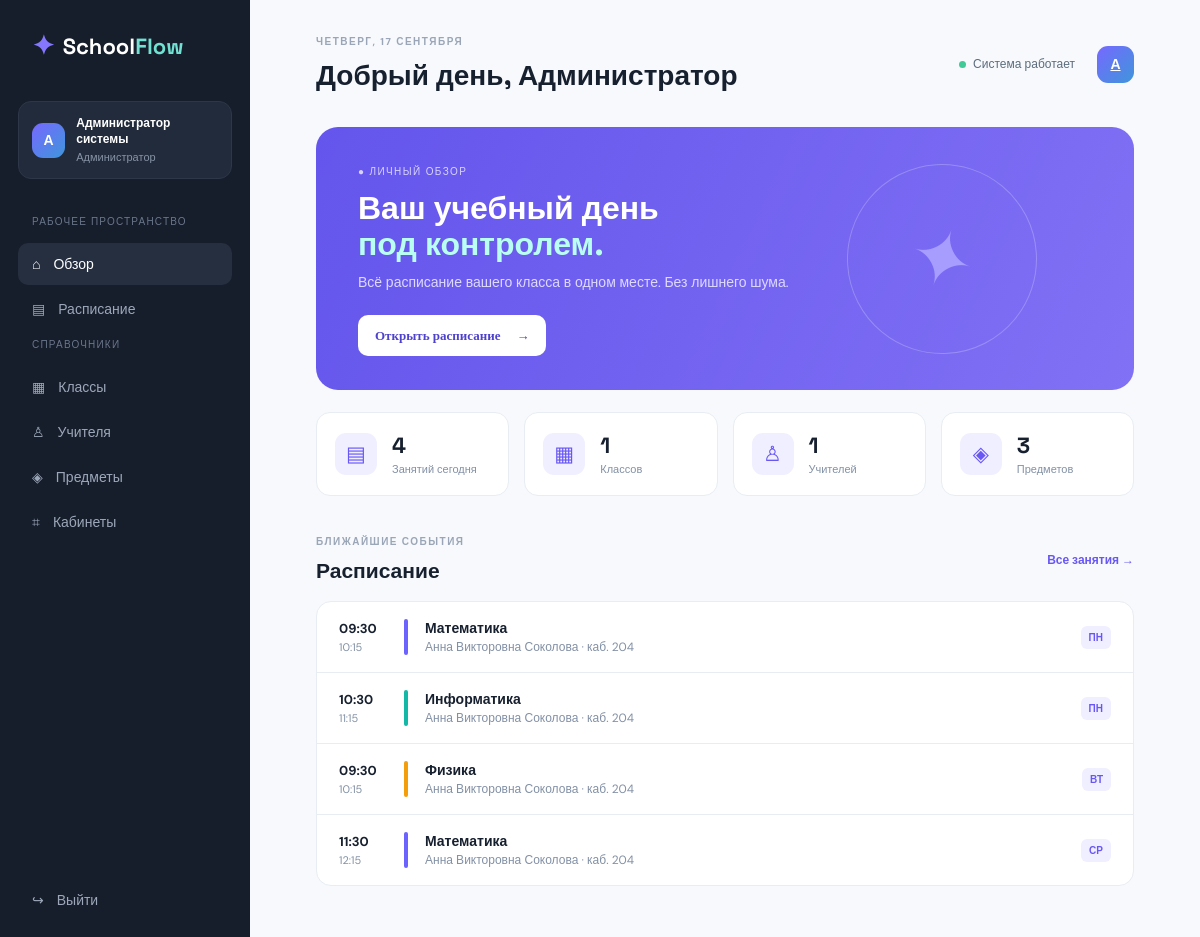
Screenshot of / (signed in) with the database file from the repository.
### app/models/models.py (models this page shows, shortened)
class User(UserMixin, db.Model):
    id = db.Column(db.Integer, primary_key=True)
    username = db.Column(db.String(80), unique=True, nullable=False)
    password_hash = db.Column(db.String(255), nullable=False)
    full_name = db.Column(db.String(120), nullable=False)
    role = db.Column(db.String(20), default='student')
    class_group_id = db.Column(db.Integer, db.ForeignKey('class_group.id'))
    @property
    def is_admin(self): return self.role == 'admin'

class Lesson(db.Model):
    id = db.Column(db.Integer, primary_key=True)
    weekday = db.Column(db.Integer, nullable=False)
    lesson_number = db.Column(db.Integer, nullable=False)
    start_time = db.Column(db.String(5), nullable=False)
    end_time = db.Column(db.String(5), nullable=False)
    class_group_id = db.Column(db.Integer, db.ForeignKey('class_group.id'), nullable=False)
    teacher_id = db.Column(db.Integer, db.ForeignKey('teacher.id'), nullable=False)
    subject_id = db.Column(db.Integer, db.ForeignKey('subject.id'), nullable=False)
    classroom_id = db.Column(db.Integer, db.ForeignKey('classroom.id'), nullable=False)
    notes = db.Column(db.Text)
    created_at = db.Column(db.DateTime, default=datetime.utcnow)
    class_group = db.relationship('ClassGroup')
    teacher = db.relationship('Teacher')
    subject = db.relationship('Subject')
    classroom = db.relationship('Classroom')

class Subject(db.Model):
    id = db.Column(db.Integer, primary_key=True)
    name = db.Column(db.String(100), nullable=False)
    color = db.Column(db.String(20), default='#6c63ff')

class Teacher(db.Model):
    id = db.Column(db.Integer, primary_key=True)
    full_name = db.Column(db.String(120), nullable=False)
    email = db.Column(db.String(120))

class Classroom(db.Model):
    id = db.Column(db.Integer, primary_key=True)
    name = db.Column(db.String(30), unique=True, nullable=False)
    building = db.Column(db.String(80), default='Главный корпус')

### app/routes/dashboard.py (the view)
@dashboard_bp.route('/')
@login_required
def index():
    lessons = Lesson.query.filter_by(class_group_id=current_user.class_group_id).order_by(Lesson.weekday, Lesson.lesson_number).all() if current_user.class_group_id else Lesson.query.order_by(Lesson.weekday, Lesson.lesson_number).all()
    return render_template('dashboard/index.html', lessons=lessons, counts={'lessons':Lesson.query.count(),'classes':ClassGroup.query.count(),'teachers':Teacher.query.count(),'subjects':Subject.query.count(),'rooms':Classroom.query.count()})

### app/models/models.py (called while the page is built)
@login_manager.user_loader
def load_user(user_id): return db.session.get(User, int(user_id))

### app/templates/dashboard/index.html
{% extends 'base.html' %}{% block title %}Обзор — SchoolFlow{% endblock %}{% block content %}<section class="hero"><div><span class="pill">● ЛИЧНЫЙ ОБЗОР</span><h2>Ваш учебный день<br><i>под контролем.</i></h2><p>Всё расписание вашего класса в одном месте. Без лишнего шума.</p><a class="button light" href="{{ url_for('schedule.index') }}">Открыть расписание <span>→</span></a></div><div class="hero-shape"><span>✦</span></div></section><div class="stats">{% for icon,label,value in [('▤','Занятий сегодня',counts.lessons),('▦','Классов',counts.classes),('♙','Учителей',counts.teachers),('◈','Предметов',counts.subjects)] %}<div class="stat-card"><span class="stat-icon">{{ icon }}</span><div><b>{{ value }}</b><small>{{ label }}</small></div></div>{% endfor %}</div><div class="section-head"><div><p class="eyebrow">БЛИЖАЙШИЕ СОБЫТИЯ</p><h2>Расписание</h2></div><a href="{{ url_for('schedule.index') }}" class="text-link">Все занятия →</a></div><div class="lesson-list">{% for lesson in lessons[:5] %}<div class="lesson-row"><div class="lesson-time"><b>{{ lesson.start_time }}</b><small>{{ lesson.end_time }}</small></div><div class="lesson-color" style="background:{{ lesson.subject.color }}"></div><div class="lesson-info"><b>{{ lesson.subject.name }}</b><span>{{ lesson.teacher.full_name }} · каб. {{ lesson.classroom.name }}</span></div><span class="day-tag">{{ ['','ПН','ВТ','СР','ЧТ','ПТ','СБ'][lesson.weekday] }}</span></div>{% else %}<div class="empty">Расписание пока не заполнено.</div>{% endfor %}</div>{% endblock %}

### app/templates/base.html
<!doctype html><html lang="ru"><head><meta charset="utf-8"><meta name="viewport" content="width=device-width, initial-scale=1"><title>{% block title %}SchoolFlow{% endblock %}</title><link rel="stylesheet" href="{{ url_for('static', filename='css/style.css') }}"></head><body><div class="app-shell"><aside class="sidebar"><a class="brand" href="{{ url_for('dashboard.index') }}"><span class="brand-mark">✦</span><span>School<span>Flow</span></span></a><div class="user-chip"><div class="avatar">{{ current_user.full_name[0] }}</div><div><b>{{ current_user.full_name }}</b><small>{{ 'Администратор' if current_user.is_admin else 'Ученик' }}</small></div></div><nav><small class="nav-label">РАБОЧЕЕ ПРОСТРАНСТВО</small><a href="{{ url_for('dashboard.index') }}">⌂ <span>Обзор</span></a><a href="{{ url_for('schedule.index') }}">▤ <span>Расписание</span></a><small class="nav-label">СПРАВОЧНИКИ</small><a href="{{ url_for('directories.index', kind='classes') }}">▦ <span>Классы</span></a><a href="{{ url_for('directories.index', kind='teachers') }}">♙ <span>Учителя</span></a><a href="{{ url_for('directories.index', kind='subjects') }}">◈ <span>Предметы</span></a><a href="{{ url_for('directories.index', kind='rooms') }}">⌗ <span>Кабинеты</span></a></nav><a class="logout" href="{{ url_for('auth.logout') }}">↪ <span>Выйти</span></a></aside><main class="main"><header class="topbar"><div><p class="eyebrow">{{ now_label|default('ЧЕТВЕРГ, 17 СЕНТЯБРЯ') }}</p><h1>{% block heading %}Добрый день, {{ current_user.full_name.split()[0] }}{% endblock %}</h1></div><div class="top-actions"><span class="status-dot">Система работает</span><a class="avatar mini" href="{{ url_for('auth.logout') }}">{{ current_user.full_name[0] }}</a></div></header>{% with messages = get_flashed_messages(with_categories=true) %}{% if messages %}<div class="alerts">{% for category,message in messages %}<div class="alert {{ category }}">{{ message }}</div>{% endfor %}</div>{% endif %}{% endwith %}{% block content %}{% endblock %}</main></div><script src="{{ url_for('static', filename='js/app.js') }}"></script></body></html>

### app/static/css/style.css (style rules this page uses)
:root { --ink:#17202f;--muted:#8290a5;--line:#e8edf3;--purple:#6857f5;--teal:#18b7a2;--bg:#f7f9fc;--white:#fff;--dark:#161d2b }
* { box-sizing:border-box }
body { margin:0;background:var(--bg);color:var(--ink);font:14px 'DM Sans',sans-serif }
h1,h2,h3,p { margin:0 }
h1,h2,h3,.brand { font-family:'Space Grotesk',sans-serif }
.app-shell { display:flex;min-height:100vh }
.sidebar { width:250px;background:var(--dark);color:#fff;padding:28px 18px 22px;display:flex;flex-direction:column;position:fixed;inset:0 auto 0 0 }
.brand { font-size:22px;font-weight:700;padding:0 14px 38px;display:flex;gap:8px;align-items:center;color:white;text-decoration:none }
.brand span span,.login-logo span { color:#72e1d1 }
.brand-mark,.login-logo>span { color:#8578ff;font-size:27px }
.user-chip { display:flex;gap:11px;align-items:center;padding:13px;background:#222b3b;border:1px solid #2d3748;border-radius:13px;margin-bottom:28px }
.avatar { width:35px;height:35px;background:linear-gradient(135deg,#7768ff,#3e96db);border-radius:11px;display:grid;place-items:center;color:#fff;font-weight:700 }
.user-chip b { display:block;font-size:12px }
.user-chip small { color:#8793a6;font-size:11px }
.nav-label { color:#69768a;font-size:10px;letter-spacing:1.2px;display:block;padding:0 14px 12px;margin-top:8px }
.sidebar nav a,.logout { display:flex;gap:13px;align-items:center;color:#9ca8b9;text-decoration:none;padding:12px 14px;border-radius:10px;margin:3px 0 }
.sidebar nav a:hover,.sidebar nav a:first-of-type,.logout:hover { color:#fff;background:#262f40 }
.logout { margin-top:auto }
.main { margin-left:250px;width:calc(100% - 250px);padding:35px 5.5% 60px }
.topbar { display:flex;justify-content:space-between;align-items:center;margin-bottom:34px }
.eyebrow { font-size:10px;color:#9aa6b7;letter-spacing:1.5px;font-weight:700;margin-bottom:9px }
.topbar h1 { font-size:28px }
.top-actions { display:flex;align-items:center;gap:22px }
.status-dot { font-size:12px;color:#5c6c7e }
.status-dot:before { content:'';display:inline-block;width:7px;height:7px;background:#41c998;border-radius:50%;margin-right:7px }
.mini { width:37px;height:37px }
.hero { border-radius:22px;background:linear-gradient(115deg,#6455ec,#8171f5);color:#fff;padding:34px 42px;min-height:235px;position:relative;overflow:hidden;display:flex;justify-content:space-between;align-items:center }
.hero h2 { font-size:32px;line-height:1.13;margin:11px 0 }
.hero h2 i { font-style:normal;color:#b9fff1 }
.hero p { color:#ddd9ff;margin-bottom:24px }
.pill { font-size:10px;letter-spacing:1.4px;color:#d7d3ff }
.button { border:0;border-radius:10px;padding:12px 17px;font:600 13px 'DM Sans';cursor:pointer;text-decoration:none;display:inline-flex;align-items:center;gap:16px }
.button.light { background:#fff;color:#4e42cd }
.hero-shape { width:190px;height:190px;border-radius:50%;border:1px solid #ffffff3b;display:grid;place-items:center;transform:rotate(18deg);margin-right:55px }
.hero-shape span { font-size:78px;color:#a69dff }
.stats { display:grid;grid-template-columns:repeat(4,1fr);gap:15px;margin:22px 0 39px }
.stat-card { background:white;border:1px solid var(--line);padding:18px;display:flex;gap:15px;align-items:center;border-radius:14px }
.stat-icon { font-size:21px;color:var(--purple);background:#f0efff;width:42px;height:42px;display:grid;place-items:center;border-radius:11px }
.stat-card b { display:block;font:700 22px 'Space Grotesk' }
.stat-card small { color:var(--muted);font-size:11px }
.section-head { display:flex;justify-content:space-between;align-items:center;margin-bottom:17px }
.section-head h2 { font-size:21px }
.text-link { color:var(--purple);text-decoration:none;font-size:12px;font-weight:600 }
.lesson-list { background:#fff;border:1px solid var(--line);border-radius:15px;overflow:hidden }
.lesson-row { display:flex;align-items:center;gap:17px;padding:17px 22px;border-bottom:1px solid var(--line) }
.lesson-row:last-child { border:0 }
.lesson-time { width:48px }
.lesson-time b { display:block;font-size:13px }
.lesson-time small { color:var(--muted);font-size:11px }
.lesson-color { width:4px;height:36px;border-radius:5px }
.lesson-info { flex:1 }
.lesson-info b { display:block }
.lesson-info span,.muted { color:var(--muted);font-size:12px }
.day-tag { font-size:10px;color:var(--purple);background:#f0efff;border-radius:6px;padding:5px 8px;font-weight:700 }

### rows the page displays
User: full_name "А", full_name "Администратор системы", role "Администратор", full_name "Администратор"
Lesson: start_time "09:30", end_time "10:15", subject.name "Математика", teacher.full_name "Анна Викторовна Соколова", classroom.name "204", weekday "ПН"
Lesson: start_time "10:30", end_time "11:15", subject.name "Информатика", teacher.full_name "Анна Викторовна Соколова", classroom.name "204", weekday "ПН"
Lesson: start_time "09:30", end_time "10:15", subject.name "Физика", teacher.full_name "Анна Викторовна Соколова", classroom.name "204", weekday "ВТ"
Lesson: start_time "11:30", end_time "12:15", subject.name "Математика", teacher.full_name "Анна Викторовна Соколова", classroom.name "204", weekday "СР"

### other values shown
{{ now_label|default('ЧЕТВЕРГ, 17 СЕНТЯБРЯ') }} "ЧЕТВЕРГ, 17 СЕНТЯБРЯ"
{{ icon }} "▤" "▦" "♙" "◈"
{{ value }} "4" "1" "1" "3"
{{ label }} "Занятий сегодня" "Классов" "Учителей" "Предметов"
